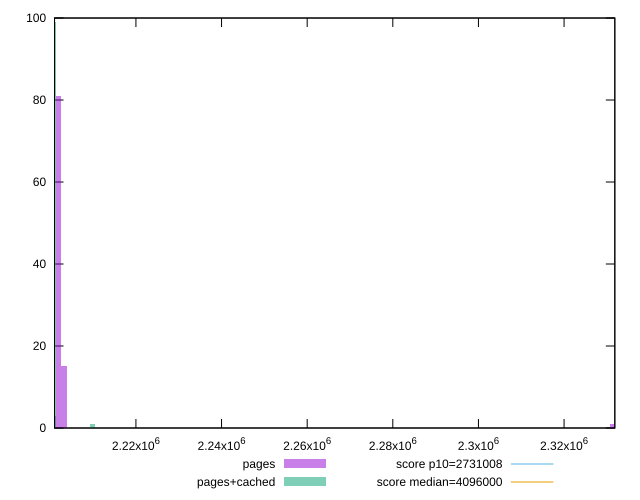

Reproduce this figure in gnuplot.
reset

$pages <<EOF
2201954.3570000133 81
2203274.473520997 15
2200634.24047903 3
2331325.7760563693 1
EOF

$pagesCached <<EOF
2209875.056125913 1
2200634.24047903 99
EOF

set key outside below
set boxwidth 1320.1165209832216
set xrange [2200991:2331853]
set yrange [0:100]
set trange [0:100]
set style fill transparent solid 0.5 noborder

set parametric
set terminal svg size 640, 500 enhanced background rgb 'white'
set output "report_00018_2021-02-10T15-25-16.877Z/total-byte-weight/comparison/histogram/0_vs_1.svg"

plot $pages title "pages" with boxes, \
     $pagesCached title "pages+cached" with boxes, \
     2731008,t title "score p10=2731008", \
     4096000,t title "score median=4096000"

reset
